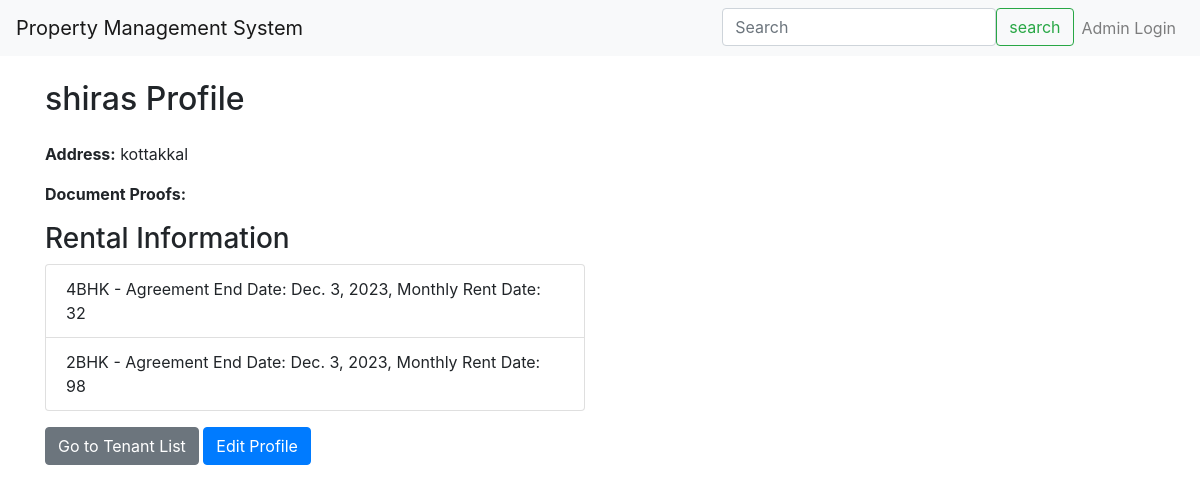
Page /tenants/5/ on the committed database.
### property_management/models.py (models this page shows, shortened)
class Tenant(models.Model):
    user = models.ForeignKey(User, on_delete=models.CASCADE, null=True, blank=True)
    name = models.CharField(max_length=100)
    address = models.TextField()
    document_proof = models.FileField(upload_to='document_proofs/', null=True, blank=True)

class RentalInformation(models.Model):
    tenant = models.ForeignKey(Tenant, on_delete=models.CASCADE)
    unit = models.ForeignKey(Unit, on_delete=models.CASCADE)
    agreement_end_date = models.DateField()
    monthly_rent_date = models.IntegerField()

class Unit(models.Model):
    property = models.ForeignKey(Property, on_delete=models.CASCADE)
    rent_cost = models.DecimalField(max_digits=10, decimal_places=2)
    unit_type = models.CharField(max_length=10, choices=[('1BHK', '1BHK'), ('2BHK', '2BHK'), ('3BHK', '3BHK'), ('4BHK', '4BHK')])

### property_management/views.py (the view)
# urls.py: path('tenants/<int:tenant_id>/', tenant_profile, name='tenant_profile'),
def tenant_profile(request, tenant_id):
    tenant = get_object_or_404(Tenant, pk=tenant_id)
    rental_info = RentalInformation.objects.filter(tenant=tenant)
    return render(request, 'tenant_profile.html', {'tenant': tenant, 'rental_info': rental_info})

### templates/tenant_profile.html
{% extends 'base.html' %}
{% block content %}
  <div class="container">
    <h2 class="mt-4 mb-4">{{ tenant.name }} Profile</h2>
    <div class="row">
      <div class="col-md-6">
        <p><strong>Address:</strong> {{ tenant.address }}</p>
        <p><strong>Document Proofs:</strong> {{ tenant.document_proofs }}</p>
        <h3>Rental Information</h3>
        <ul class="list-group">
          {% for info in rental_info %}
            <li class="list-group-item">{{ info.unit.unit_type }} - Agreement End Date: {{ info.agreement_end_date }}, Monthly Rent Date: {{ info.monthly_rent_date }}</li>
          {% endfor %}
        </ul>
        <a href="{% url 'tenant_list' %}" class="btn btn-secondary mt-3">Go to Tenant List</a>
        <a href="{% url 'edit_tenant_profile' tenant_id=tenant.id %}" class="btn btn-primary mt-3">Edit Profile</a>
      </div>
    </div>
  </div>
{% endblock %}

### rows in the picture
Tenant: name "shiras", address "kottakkal"
RentalInformation: unit.unit_type "4BHK", agreement_end_date "Dec. 3, 2023", monthly_rent_date "32"
RentalInformation: unit.unit_type "2BHK", agreement_end_date "Dec. 3, 2023", monthly_rent_date "98"
